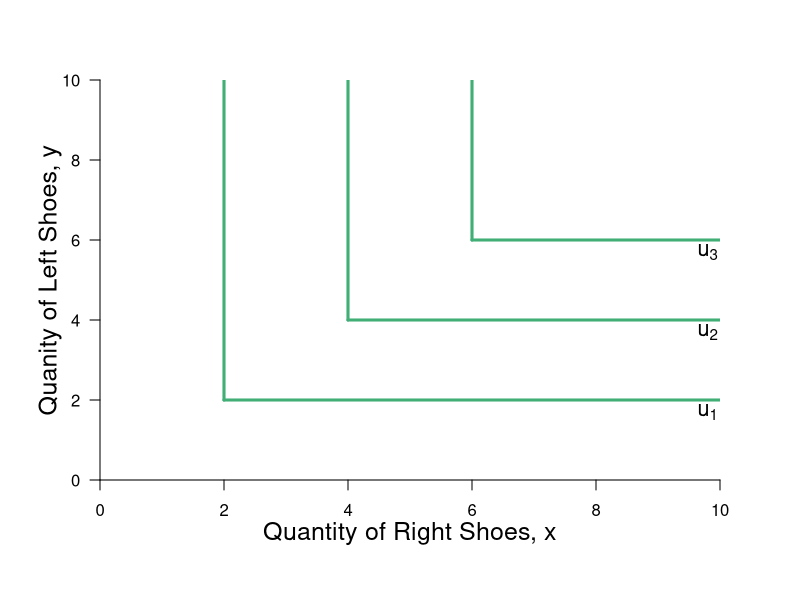

Write the R code that produced this figure.
require(shape)
pdf(file = "bfh-textbook/constrained_optimization/perfect_complements.pdf", width = 9, height = 7)

#Set parameters for graphics
axislabelsize <- 1.5
labelsize <- 1.3
graphlinewidth <- 3
segmentlinewidth <- 2

COL <- c("#7fc97f", "#beaed4", "#fdc086", "#ffff99", "#386cb0", "#f0027f", "#bf5b17", "#666666")
COLA <- c("#99d8c9","#66c2a4","#41ae76", "#238b45", "#005824")
COLB <- c("#4eb3d3", "#2b8cbe", "#0868ac","#084081")

#Edited the margins to cater for the larger LHS labels
par(mar =  c(6, 5, 4, 4))

# uA <- function(x, y, rmax = 2, xmax = 12) {
#   y + rmax*x - (1/2)*(rmax/xmax)*x^2
# }
# 
# indiffA1 <- function(x, uA = 10, rmax = 2.5, xmax = 10) {
#   uA - rmax*x + (1/2)*(rmax/xmax)*(x^2)
# }

offerCurve <- function(x, w, rmax = 2, xmax = 12) {
  x 
}

PriceLine <- function(x, w = 10, p = 1) {
  w - p*x
}


xlims <- c(0, 10)
ylims <- c(0, 10)

npts <- 501 
x <- seq(xlims[1], xlims[2], length.out = npts)
y <- seq(ylims[1], ylims[2], length.out = npts) 
a <- c(13, 16.75, 19.25)

plot(0, 0, xlim = xlims, ylim = ylims, type = "n",
     xlab = expression(paste("")),
     ylab = expression(paste("")), 
     xaxt = "n", 
     yaxt = "n", 
     cex.lab = axislabelsize, 
     bty = "n",
     xaxs="i", 
     yaxs="i")

ticksy <- seq(from = 0, to = ylims[2], by = 2)
ylabels <- seq(from = 0, to = ylims[2], by = 2)
ticksx <- seq(from = 0, to = xlims[2], by = 2)
xlabels <- seq(from = 0, to = xlims[2], by = 2)
# ticksy <- c(0, 13, 15, 17, ylims[2])
# ylabels <- c(NA, expression(paste(y == u[1])), expression(paste(y == u[2])), expression(paste(y == u[3])), NA)
# ticksx <- c(0,  xlims[2])
# xlabels <- c(NA, NA)

axis(1, at = ticksx, pos = 0, labels = xlabels)
axis(2, at = ticksy, pos = 0, labels = ylabels, las = 1)

npts <- 500 
xx1 <- seq(xlims[1], xlims[2], length.out = npts)

#lines(xx1, bcA(xx1, w = 10, p = 1.5), col = COLB[3], lwd = graphlinewidth)
# lines(xx1, PriceLine(xx1, w = 10, p = 4), col = COLB[3], lwd = graphlinewidth)
# lines(xx1, PriceLine(xx1, w = 10, p = 1), col = COLB[3], lwd = graphlinewidth)
# lines(xx1, PriceLine(xx1, w = 10, p = 1.5), col = COLB[3], lwd = graphlinewidth)

#lines(xx1, offerCurve(xx1, w = 10, rmax = 2, xmax = 12), col = COL[3], lwd = graphlinewidth)
#lines(xx1, indiffA1(xx1, uA = 20, rmax = 2.5, xmax = 10), col = COLB[4], lwd = graphlinewidth)



mtext(expression(paste("Quantity of Right Shoes, ", x)), side=1, line = 2.5, cex = axislabelsize)
text(-0.8, 0.5*ylims[2], expression(paste("Quanity of Left Shoes, ", y)), xpd = TRUE, cex = axislabelsize, srt = 90) 

#segments(4.11765, 6.17647, 5.88, 8.88, lty = 1, col = COL[2] , lwd = graphlinewidth)
#text(7.3, 3, expression("Pareto Efficient"))
#text(7.3, 2.5, expression("Curve"))
#Arrows(7.3, 3.5, 7.3, 6.1, col = "black", lty = 1, lwd = 2, arr.type = "triangle", arr.lwd = 0.5)

#Label the iso-welfare functions for the HG, Aisha
text(9.8, 1.7, expression(u[1]), cex = labelsize)
text(9.8, 3.7, expression(u[2]), cex = labelsize)
text(9.8, 5.7, expression(u[3]), cex = labelsize)

#text(9, 10, expression("Offer Curve"))
#text(6.6, 8.3, expression(u[4]^A))

#Label the indifference curves for the HG, Betty
# text(7.6, 17, expression(u[1]^B))
# text(6.75, 17, expression(u[2]^B))
# text(6, 17, expression(u[3]^B))
#text(3.4, 6.9, expression(v[4]^B))

# xx2 <- seq(2, xlims[2], length.out = npts)
# lines(xx2, offerCurve(xx2, w = 10, rmax = 2, xmax = 12), col = COL[3], lwd = graphlinewidth)

#Graph left and right shoes
#2 for 2
segments(2, 2, 2, ylims[2], lty = 1, col = COLA[3] , lwd = graphlinewidth)
segments(2, 2, xlims[2], 2, lty = 1, col = COLA[3] , lwd = graphlinewidth)
segments(4, 4, 4, ylims[2], lty = 1, col = COLA[3] , lwd = graphlinewidth)
segments(4, 4, xlims[2], 4, lty = 1, col = COLA[3] , lwd = graphlinewidth)

segments(6, 6, 6, ylims[2], lty = 1, col = COLA[3] , lwd = graphlinewidth)
segments(6, 6, xlims[2], 6, lty = 1, col = COLA[3] , lwd = graphlinewidth)
#points(6, 6, pch = 16, col = "black", cex = 1.5)

# par(new = TRUE)
# 
# #Use the same x and ylims as previously, but with locations switched
# xlims2 <- c(18, 0)
# ylims2 <- c(18, 0)

#Leave the ylab and xlab blank to ensure no axes titles
# plot(0, 0, xlim = xlims2, ylim = ylims2, type = "n",
#      xlab = expression(paste("")),
#      ylab = expression(paste("")),
#      xaxt = "n", 
#      yaxt = "n", 
#      cex.lab = 1.3, 
#      bty = "n",
#      xaxs="i", 
#      yaxs="i")
# 
# 
# lines(xx1, indiffAlow(xx1, uA = 46.08, alpha = 16, beta = 1/24), col = COL[2], lwd = graphlinewidth)


#Set up axes at sides 3 and 4 (top and right)
# axis(side = 3, at = ticksx, pos = 0, labels = xlabels)
# axis(side = 4, at = ticksy, pos = 0, labels = ylabels, las = 0)
# mtext("B's Apples, x", side=3, line = 2.5, cex = axislabelsize)
# text(-0.8, 7, expression(paste("B's Oranges, y")), xpd = TRUE, cex = axislabelsize, srt = 270) 
# 
# #Add arrows:
# arrows(-0.8, 10, -0.8, 14, xpd = TRUE, length=0.1,angle=40,lwd=3)
# arrows(6.2, -1.8, 9, -1.8, xpd = TRUE, length=0.1,angle=40,lwd=3)
# 

dev.off()
